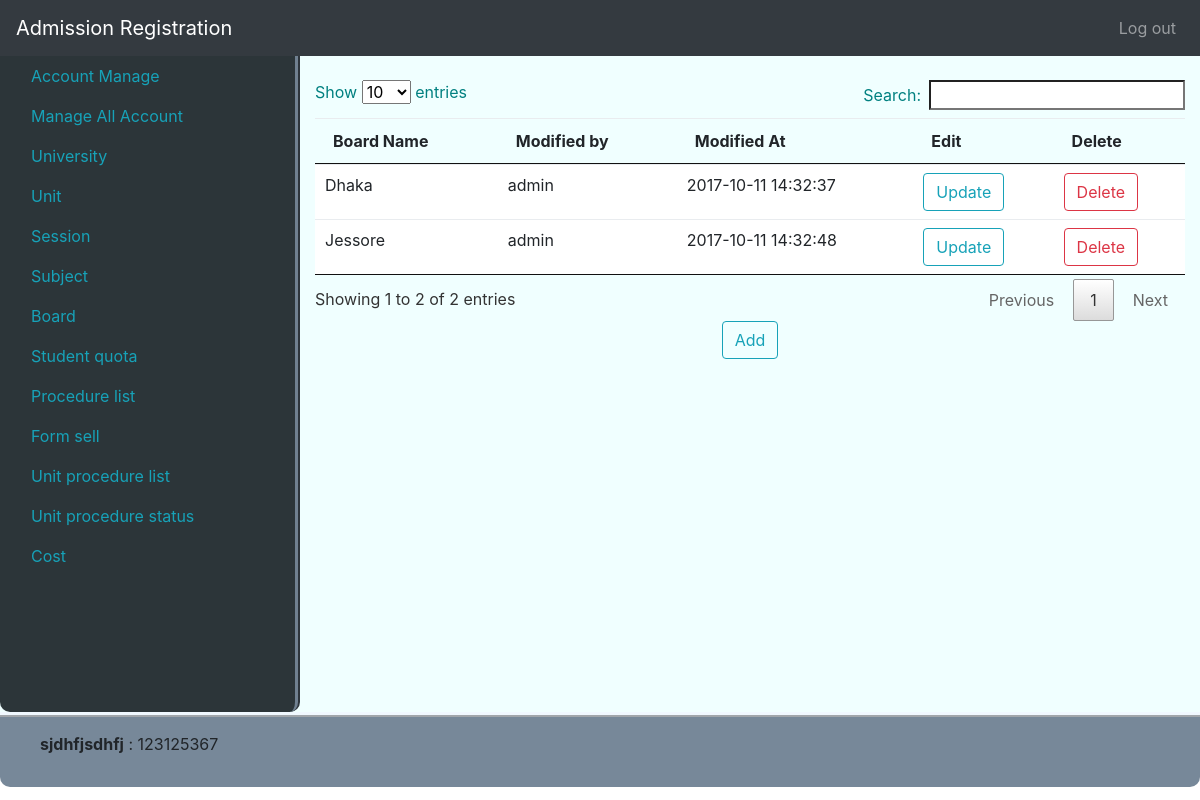
Page /board (signed in) on the earlier database version.
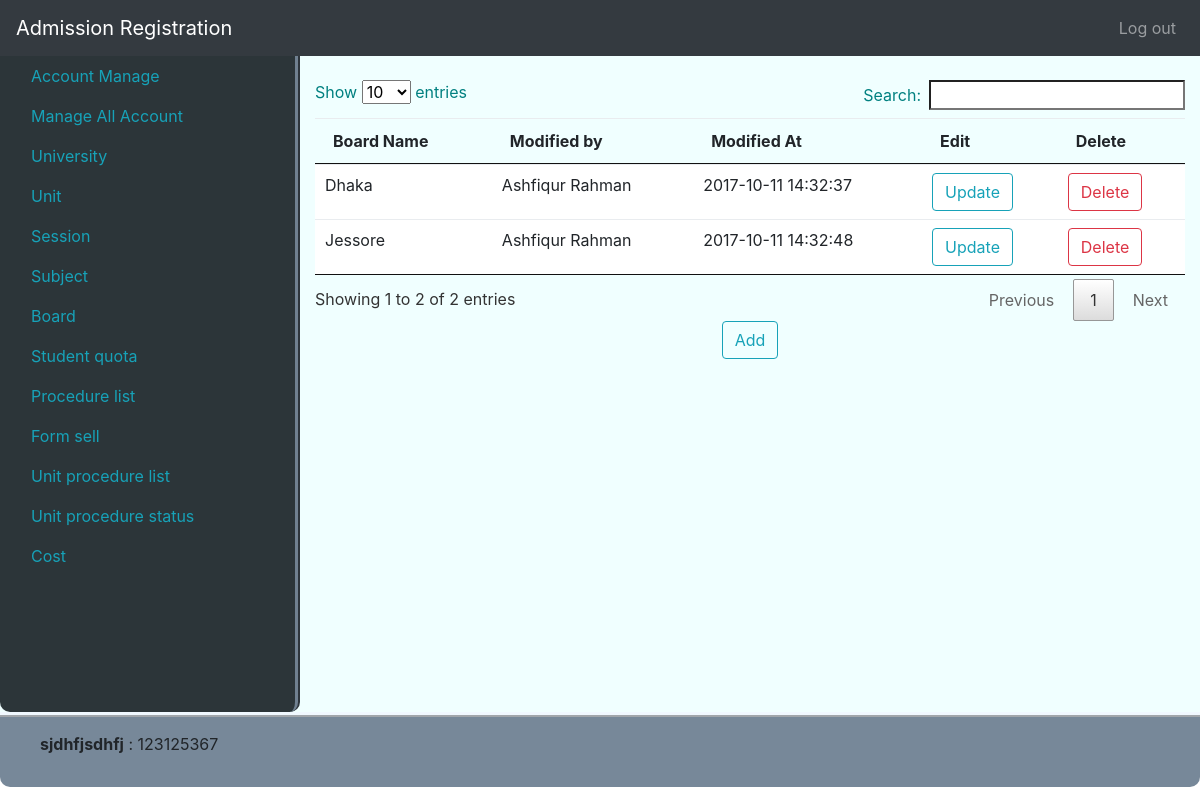
Same page on the later database version.
### tables this page shows
CREATE TABLE `users` (
  `id` int(11) NOT NULL,
  `full_name` varchar(256) NOT NULL,
  `user_name` varchar(20) NOT NULL,
  `password` varchar(256) NOT NULL,
  `user_role` enum('admin','manager','data_entry','student') NOT NULL,
  `account_status` tinyint(1) NOT NULL,
  `modified_by` int(11) NOT NULL,
  `modified_at` timestamp NOT NULL DEFAULT CURRENT_TIMESTAMP ON UPDATE CURRENT_TIMESTAMP
);

### system/libs/Load.php (called while the page is built, shortened)
<?php
class Load
{
    public function view($fileName, $data = false)
    {
        include 'app/views/'.$fileName.'.php';
    }
    public function model($modelName){
        return new $modelName();
    }
}

### app/controllers/Board.php (called while the page is built, shortened)
<?php
class Board extends MainController{
    public function index(){
        self::board();
    }
    public function board(){
        $pageName=['pageName' => 'Board'];
        $this->load->view('partials/header', $pageName);
        $simpleModel = $this->load->model('SimpleModel');
        $table['list']  = $simpleModel->getAll('board');
        $table['users'] = $simpleModel->getAll('users');
        $this->load->view('admin/board', $table );
        $this->load->view('partials/footer');
    }
}

### index.php (called while the page is built, shortened)
<?php
$mail = new Main();

### system/libs/Database.php (called while the page is built, shortened)
<?php
class Database extends PDO {
    public function select($sql, $data = array(), $fetchStyle = PDO::FETCH_ASSOC){
        $stmt = $this->prepare($sql);
        $stmt->execute();
        return $stmt->fetchAll($fetchStyle);
    }
}

### app/models/SimpleModel.php (called while the page is built, shortened)
<?php
class SimpleModel extends MainModel {
    public function getAll($table, $cond = false){
        if($cond){
            $sql = "SELECT * FROM $table WHERE $cond";
        }else{
            $sql = "SELECT * FROM $table";
        }
        return $this->db->select($sql);
    }
}

### system/libs/MainController.php (called while the page is built, shortened)
<?php
class MainController
{
    public function __construct()
    {
        $this->load = new Load();
    }
}

### system/libs/MainModel.php (called while the page is built, shortened)
<?php
class MainModel{
    public function __construct(){
        $dsn = 'mysql:dbname=se_addmission; host=localhost';
        $user = 'root';
        $pass = '';
        $this->db = new Database($dsn,$user,$pass);
    }
}

### app/views/admin/board.php (the view, shortened to what this page needs)
<div class="col">
    <div class="table-responsive">
        <br />
         <table id="board_data" class="table">
             <thead>
                 <tr>
                     <th >Board Name</th>
                     <th >Modified by</th>
                     <th >Modified At</th>
                     <th >Edit</th>
                     <th >Delete</th>
                 </tr>
             </thead>
             <tbody>
             <?php foreach ($data['list'] as $key => $value){?>
                 <tr>
                     <td> <span><?php echo $value['name'];?></span></td>
                     <td>
                        <?php
                        foreach ($data['users'] as $k => $v) {
                            if ($v['id'] == $value['modified_by']) {
                                echo $v['full_name'];
                            }
                        }
                        ?>
                     </td>
                     <td><?php echo $value['modified_at'];?></td>
                     <td>
                         <button type="button" name="update" value="<?php echo $value['id']?>" class="btn btn-outline-info my-2 my-sm-0" onclick="btnupdate(this);" >Update</button>
                     </td>
                     <td>
                         <form action="<?php echo BASE_URL?>/Board/delete" method="post">
                             <button type="submit" name="delete" value="<?php echo $value['id']?>" class="btn btn-outline-danger my-2 my-sm-0" onclick="return confirm('Do u really wanna delete')">Delete</button>
                         </form>
                     </td>
                 </tr>
             <?php }?>
             </tbody>
         </table>
    </div>
    <div>
        <center><button type="button" id="add_button" data-toggle="modal" data-target="#dataModal" class="btn btn-outline-info my-2 my-sm-0" onclick="btnAdd(this);">Add</button></center>
    </div>
</div>

Differences in the rows shown:
changed users: full_name "admin" → "Ashfiqur Rahman"
